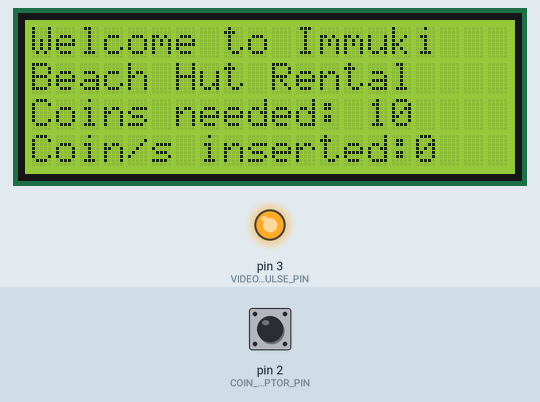
This sketch was run on a simulated Arduino Uno, built with avr-gcc and run on an emulated ATmega328P. Parts: 20×4 character LCD, output pins drawn as LEDs (lit = HIGH). Inputs (shaded band) come from the test bench; at power-on: pin 2 (COIN_ACCEPTOR_PIN) HIGH.

Above: at 1.3 s.
1.4 s: pin 2 (COIN_ACCEPTOR_PIN) pulled LOW for 0.15 s
At 2.4 s:
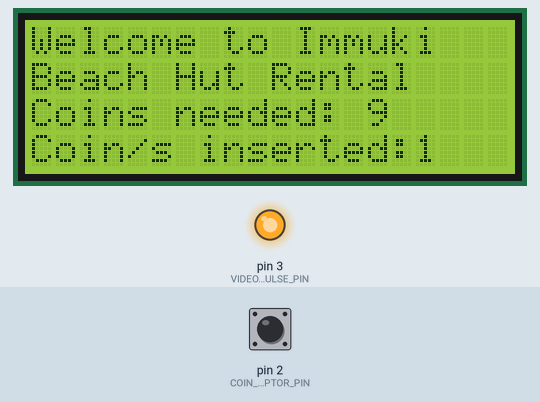
3.0 s: pin 2 (COIN_ACCEPTOR_PIN) pulled LOW for 1 s
At 3.6 s:
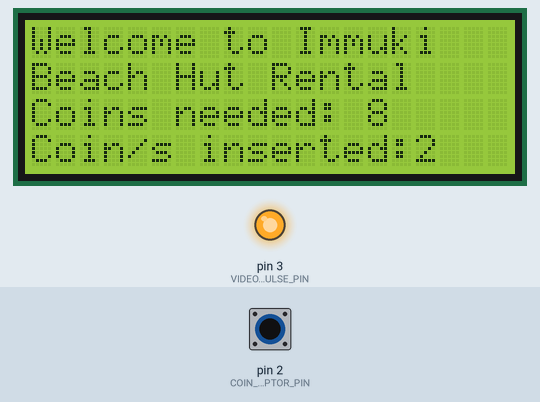
5.5 s: pin 2 (COIN_ACCEPTOR_PIN) pulled LOW for 0.15 s
At 6.7 s:
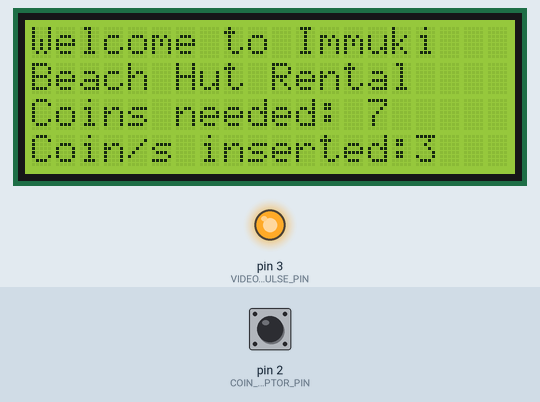
7.1 s: pin 2 (COIN_ACCEPTOR_PIN) pulled LOW for 1 s
At 7.9 s:
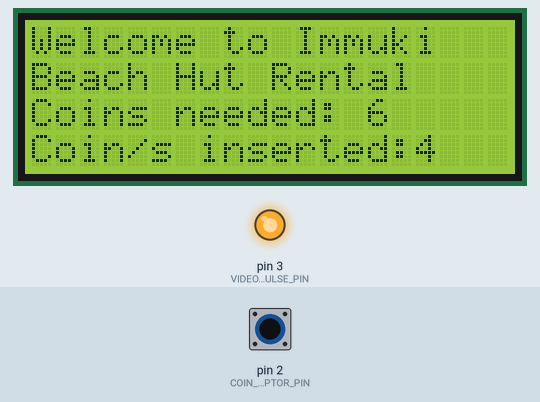
Timing chart, 0 to 10.1 s (numbered marks = the images above; inputs shaded):
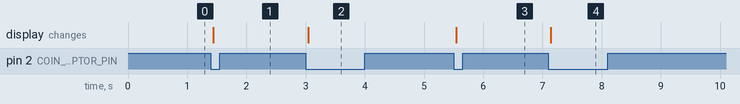

Measured:
- after the input at 1.4 s, the display: changes at once (image 1)
- after the input at 3.0 s, the display: changes at once (image 2)
- after the input at 5.5 s, the display: changes at once (image 3)
- after the input at 7.1 s, the display: changes at once (image 4)

The sketch:

Videoke_Coin_Counter_02152025.ino
```cpp
#include <Wire.h>
#include <LiquidCrystal_I2C.h>

#define COIN_ACCEPTOR_PIN 2  // Coin acceptor signal pin
#define VIDEOKE_PULSE_PIN 3  // Pulse output to videoke machine

LiquidCrystal_I2C lcd(0x27, 20, 4);  // LCD 20x4

volatile int pulseCount = 0;  // Pulse counter
unsigned long lastPulseTime = 0;  // Debounce timer

void coinInterrupt() {
    unsigned long currentTime = millis();
    if (currentTime - lastPulseTime > 50) {  // 50ms debounce
        pulseCount++;
        lastPulseTime = currentTime;
    }
}

void setup() {
    lcd.begin();
    lcd.backlight();

    pinMode(COIN_ACCEPTOR_PIN, INPUT_PULLUP);
    pinMode(VIDEOKE_PULSE_PIN, OUTPUT);
    digitalWrite(VIDEOKE_PULSE_PIN, HIGH);  // Default HIGH

    attachInterrupt(digitalPinToInterrupt(COIN_ACCEPTOR_PIN), coinInterrupt, FALLING);

    pulseCount = 0;

    // Initial display
    lcd.clear();
    lcd.setCursor(0, 0);
    lcd.print("Welcome to Immuki");
    lcd.setCursor(0, 1);
    lcd.print("Beach Hut Rental");
    lcd.setCursor(0, 2);
    lcd.print("P10 per song");
    lcd.setCursor(0, 3);
    lcd.print("Coin/s inserted: 0");
}

void sendPulseToVideoke() {
    digitalWrite(VIDEOKE_PULSE_PIN, LOW);
    delay(500);  // Increased pulse duration (was 100ms)
    digitalWrite(VIDEOKE_PULSE_PIN, HIGH);
}

void updateDisplay() {
    static int lastPulseCount = -1;

    if (pulseCount != lastPulseCount) {
        lastPulseCount = pulseCount;

        // Display Coin/s Inserted
        lcd.setCursor(16, 3);
        lcd.print("    ");  // Clear old number
        lcd.setCursor(16, 3);
        lcd.print(pulseCount);

        // Display "Coins needed"
        lcd.setCursor(0, 2);
        lcd.print("                    "); // Clear row
        lcd.setCursor(0, 2);
        if (pulseCount < 10) {
            lcd.print("Coins needed: ");
            lcd.print(10 - pulseCount);
        } else {
            lcd.print("P10 per song");
        }

        // **Send Pulse to Videoke Machine ONLY ONCE per P10 inserted**
        if (pulseCount >= 10) {
            sendPulseToVideoke();  // Send a single pulse
            pulseCount -= 10;  // Deduct exactly 10, ensuring no extra pulses
        }
    }
}

void loop() {
    updateDisplay();
}
```
